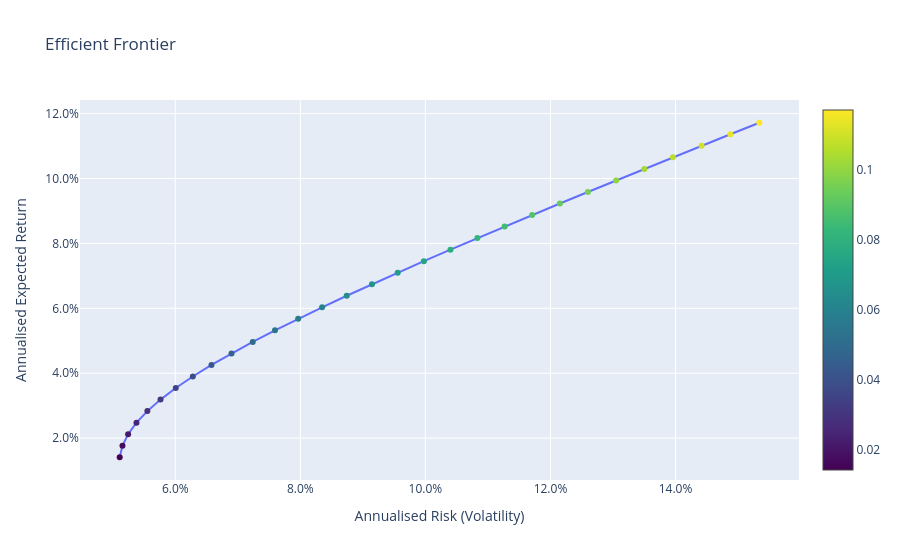

Here is the notebook cell this chart was saved with:
### Code cell
# Plot the efficient frontier
fig = frontier.plot()
fig.show()

### Figure 1 — Plotly figure (JSON) as saved in the notebook; plotly's stock layout.template omitted (floating-point values rounded to 4 significant figures)
{"data": [{"hovertemplate": "Risk: %{x:.2%}<br>Return: %{y:.2%}<br>%{text}<extra></extra>", "marker": {"color": [0.01411, 0.01767, 0.02122, 0.02477, 0.02833, 0.03188, 0.03544, 0.03899, 0.04254, 0.0461, 0.04965, 0.05321, 0.05676, 0.06031, 0.06387, 0.06742, 0.07097, 0.07453, 0.07808, 0.08164, 0.08519, 0.08874, 0.0923, 0.09585, 0.09941, 0.103, 0.1065, 0.1101, 0.1136, 0.1172], "colorscale": [[0, "#440154"], [0.1111, "#482878"], [0.2222, "#3e4989"], [0.3333, "#31688e"], [0.4444, "#26828e"], [0.5556, "#1f9e89"], [0.6667, "#35b779"], [0.7778, "#6ece58"], [0.8889, "#b5de2b"], [1, "#fde725"]], "showscale": true, "size": 6}, "mode": "lines+markers", "text": ["US Equities: 0.0%<br>Intl Equities: 0.0%<br>US Bonds: 100.0%", "US Equities: 3.4%<br>Intl Equities: 0.0%<br>US Bonds: 96.6%", "US Equities: 6.9%<br>Intl Equities: 0.0%<br>US Bonds: 93.1%", "US Equities: 10.3%<br>Intl Equities: 0.0%<br>US Bonds: 89.7%", "US Equities: 13.8%<br>Intl Equities: 0.0%<br>US Bonds: 86.2%", "US Equities: 17.2%<br>Intl Equities: 0.0%<br>US Bonds: 82.8%", "US Equities: 20.7%<br>Intl Equities: 0.0%<br>US Bonds: 79.3%", "US Equities: 24.1%<br>Intl Equities: 0.0%<br>US Bonds: 75.9%", "US Equities: 27.6%<br>Intl Equities: 0.0%<br>US Bonds: 72.4%", "US Equities: 31.0%<br>Intl Equities: 0.0%<br>US Bonds: 69.0%", "US Equities: 34.5%<br>Intl Equities: 0.0%<br>US Bonds: 65.5%", "US Equities: 37.9%<br>Intl Equities: 0.0%<br>US Bonds: 62.1%", "US Equities: 41.4%<br>Intl Equities: 0.0%<br>US Bonds: 58.6%", "US Equities: 44.8%<br>Intl Equities: 0.0%<br>US Bonds: 55.2%", "US Equities: 48.3%<br>Intl Equities: 0.0%<br>US Bonds: 51.7%", "US Equities: 51.7%<br>Intl Equities: 0.0%<br>US Bonds: 48.3%", "US Equities: 55.2%<br>Intl Equities: 0.0%<br>US Bonds: 44.8%", "US Equities: 58.6%<br>Intl Equities: 0.0%<br>US Bonds: 41.4%", "US Equities: 62.1%<br>Intl Equities: 0.0%<br>US Bonds: 37.9%", "US Equities: 65.5%<br>Intl Equities: 0.0%<br>US Bonds: 34.5%", "US Equities: 69.0%<br>Intl Equities: 0.0%<br>US Bonds: 31.0%", "US Equities: 72.4%<br>Intl Equities: 0.0%<br>US Bonds: 27.6%", "US Equities: 75.9%<br>Intl Equities: 0.0%<br>US Bonds: 24.1%", "US Equities: 79.3%<br>Intl Equities: 0.0%<br>US Bonds: 20.7%", "US Equities: 82.8%<br>Intl Equities: 0.0%<br>US Bonds: 17.2%", "US Equities: 86.2%<br>Intl Equities: 0.0%<br>US Bonds: 13.8%", "US Equities: 89.7%<br>Intl Equities: 0.0%<br>US Bonds: 10.3%", "US Equities: 93.1%<br>Intl Equities: 0.0%<br>US Bonds: 6.9%", "US Equities: 96.6%<br>Intl Equities: 0.0%<br>US Bonds: 3.4%", "US Equities: 100.0%<br>Intl Equities: 0.0%<br>US Bonds: -0.0%"], "type": "scatter", "x": [0.05111, 0.05155, 0.05246, 0.05379, 0.05553, 0.05764, 0.06008, 0.06281, 0.06579, 0.06899, 0.07238, 0.07595, 0.07965, 0.08348, 0.08742, 0.09145, 0.09557, 0.09975, 0.104, 0.1083, 0.1127, 0.1171, 0.1215, 0.126, 0.1305, 0.135, 0.1396, 0.1442, 0.1488, 0.1534], "y": [0.01411, 0.01767, 0.02122, 0.02477, 0.02833, 0.03188, 0.03544, 0.03899, 0.04254, 0.0461, 0.04965, 0.05321, 0.05676, 0.06031, 0.06387, 0.06742, 0.07097, 0.07453, 0.07808, 0.08164, 0.08519, 0.08874, 0.0923, 0.09585, 0.09941, 0.103, 0.1065, 0.1101, 0.1136, 0.1172]}], "layout": {"title": {"text": "Efficient Frontier"}, "xaxis": {"tickformat": ".1%", "title": {"text": "Annualised Risk (Volatility)"}}, "yaxis": {"tickformat": ".1%", "title": {"text": "Annualised Expected Return"}}}}
